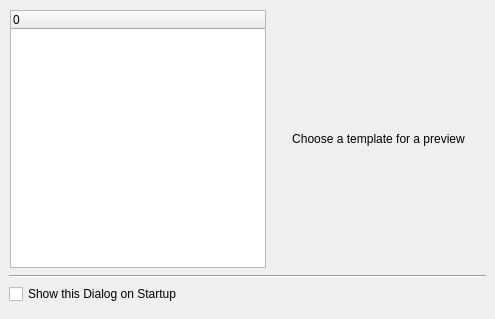
<ui version="4.0" >
 <author></author>
 <comment>*********************************************************************
**
** Copyright (C) 2008 Nokia Corporation and/or its subsidiary(-ies).
** Contact: Qt Software Information (qt-info@nokia.com)
**
** This file is part of the Qt Designer of the Qt Toolkit.
**
** Commercial Usage
** Licensees holding valid Qt Commercial licenses may use this file in
** accordance with the Qt Commercial License Agreement provided with the
** Software or, alternatively, in accordance with the terms contained in
** a written agreement between you and Nokia.
**
**
** GNU General Public License Usage
** Alternatively, this file may be used under the terms of the GNU
** General Public License versions 2.0 or 3.0 as published by the Free
** Software Foundation and appearing in the file LICENSE.GPL included in
** the packaging of this file.  Please review the following information
** to ensure GNU General Public Licensing requirements will be met:
** http://www.fsf.org/licensing/licenses/info/GPLv2.html and
** http://www.gnu.org/copyleft/gpl.html.  In addition, as a special
** exception, Nokia gives you certain additional rights. These rights
** are described in the Nokia Qt GPL Exception version 1.3, included in
** the file GPL_EXCEPTION.txt in this package.
**
** Qt for Windows(R) Licensees
** As a special exception, Nokia, as the sole copyright holder for Qt
** Designer, grants users of the Qt/Eclipse Integration plug-in the
** right for the Qt/Eclipse Integration to link to functionality
** provided by Qt Designer and its related libraries.
**
** If you are unsure which license is appropriate for your use, please
** contact the sales department at qt-sales@nokia.com.
**
*********************************************************************</comment>
 <exportmacro></exportmacro>
 <class>NewForm</class>
 <widget class="QDialog" name="NewForm" >
  <property name="geometry" >
   <rect>
    <x>0</x>
    <y>0</y>
    <width>495</width>
    <height>319</height>
   </rect>
  </property>
  <property name="windowTitle" >
   <string>New Form</string>
  </property>
  <layout class="QVBoxLayout" >
   <property name="margin" >
    <number>9</number>
   </property>
   <property name="spacing" >
    <number>6</number>
   </property>
   <item>
    <layout class="QHBoxLayout" >
     <property name="margin" >
      <number>1</number>
     </property>
     <property name="spacing" >
      <number>6</number>
     </property>
     <item>
      <widget class="QTreeWidget" name="treeWidget" >
       <property name="iconSize" >
        <size>
         <width>128</width>
         <height>128</height>
        </size>
       </property>
       <property name="rootIsDecorated" >
        <bool>false</bool>
       </property>
       <property name="columnCount" >
        <number>1</number>
       </property>
       <column>
        <property name="text" >
         <string>0</string>
        </property>
       </column>
      </widget>
     </item>
     <item>
      <widget class="QLabel" name="lblPreview" >
       <property name="sizePolicy" >
        <sizepolicy>
         <hsizetype>7</hsizetype>
         <vsizetype>5</vsizetype>
         <horstretch>0</horstretch>
         <verstretch>0</verstretch>
        </sizepolicy>
       </property>
       <property name="lineWidth" >
        <number>1</number>
       </property>
       <property name="text" >
        <string>Choose a template for a preview</string>
       </property>
       <property name="alignment" >
        <set>Qt::AlignCenter</set>
       </property>
       <property name="margin" >
        <number>5</number>
       </property>
      </widget>
     </item>
    </layout>
   </item>
   <item>
    <widget class="QFrame" name="horizontalLine" >
     <property name="frameShape" >
      <enum>QFrame::HLine</enum>
     </property>
     <property name="frameShadow" >
      <enum>QFrame::Sunken</enum>
     </property>
    </widget>
   </item>
   <item>
    <widget class="QCheckBox" name="chkShowOnStartup" >
     <property name="text" >
      <string>Show this Dialog on Startup</string>
     </property>
    </widget>
   </item>
   <item>
    <widget class="QDialogButtonBox" name="buttonBox" />
   </item>
  </layout>
 </widget>
 <pixmapfunction></pixmapfunction>
 <customwidgets>
  <customwidget>
   <class>QDialogButtonBox</class>
   <extends>QWidget</extends>
   <header>qdialogbuttonbox.h</header>
   <container>1</container>
   <pixmap></pixmap>
  </customwidget>
 </customwidgets>
 <resources/>
 <connections/>
</ui>
